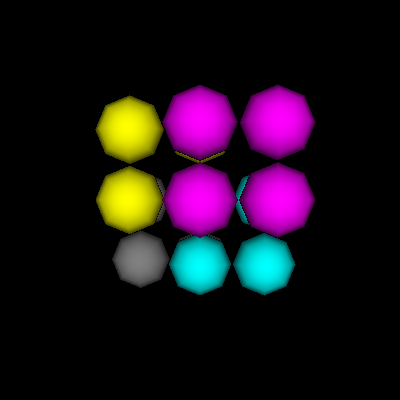

Recreate this plot in Python.
#!/usr/bin/env python

# Demonstrate vtkGlyph3DMapper block pickability with vtkCompositeDataDisplayAttributes.

import vtkmodules.vtkInteractionStyle  # noqa: F401
import vtkmodules.vtkRenderingFreeType  # noqa: F401
import vtkmodules.vtkRenderingOpenGL2  # noqa: F401

from vtkmodules.vtkCommonDataModel import vtkMultiBlockDataSet, vtkPolyData
from vtkmodules.vtkFiltersSources import vtkPlaneSource, vtkSphereSource
from vtkmodules.vtkRenderingCore import (
    vtkActor,
    vtkCompositeDataDisplayAttributes,
    vtkGlyph3DMapper,
    vtkRenderWindow,
    vtkRenderWindowInteractor,
    vtkRenderer,
)

# Build multi-block of 4 planes at different positions
multi_block = vtkMultiBlockDataSet()
multi_block.SetNumberOfBlocks(4)

plane = vtkPlaneSource()

plane.SetOrigin(-0.5, -0.5, 0)
plane.SetPoint1(0.5, -0.5, 0)
plane.SetPoint2(-0.5, 0.5, 0)
plane.Update()
blk_0 = vtkPolyData()
blk_0.DeepCopy(plane.GetOutputDataObject(0))
multi_block.SetBlock(0, blk_0)

plane.SetOrigin(0.5, -0.5, 1)
plane.SetPoint1(1.5, -0.5, 1)
plane.SetPoint2(0.5, 0.5, 1)
plane.Update()
blk_1 = vtkPolyData()
blk_1.DeepCopy(plane.GetOutputDataObject(0))
multi_block.SetBlock(1, blk_1)

plane.SetOrigin(-0.5, 0.5, 2)
plane.SetPoint1(0.5, 0.5, 2)
plane.SetPoint2(-0.5, 1.5, 2)
plane.Update()
blk_2 = vtkPolyData()
blk_2.DeepCopy(plane.GetOutputDataObject(0))
multi_block.SetBlock(2, blk_2)

plane.SetOrigin(0.5, 0.5, 3)
plane.SetPoint1(1.5, 0.5, 3)
plane.SetPoint2(0.5, 1.5, 3)
plane.Update()
blk_3 = vtkPolyData()
blk_3.DeepCopy(plane.GetOutputDataObject(0))
multi_block.SetBlock(3, blk_3)

sphere = vtkSphereSource()
cdda = vtkCompositeDataDisplayAttributes()

mapper = vtkGlyph3DMapper()
mapper.SetSourceConnection(sphere.GetOutputPort())
mapper.SetInputDataObject(0, multi_block)
mapper.SetBlockAttributes(cdda)

actor = vtkActor()
actor.SetMapper(mapper)

renderer = vtkRenderer()
renderer.AddActor(actor)
renderer.GetCullers().RemoveAllItems()

render_window = vtkRenderWindow()
render_window.SetSize(400, 400)
render_window.SetMultiSamples(0)
render_window.AddRenderer(renderer)
render_window.SetWindowName("glyph3d mapper pickability")

interactor = vtkRenderWindowInteractor()
interactor.SetRenderWindow(render_window)

# Color each block differently
cdda.SetBlockColor(blk_0, [0.5, 0.5, 0.5])
cdda.SetBlockColor(blk_1, [0.0, 1.0, 1.0])
cdda.SetBlockColor(blk_2, [1.0, 1.0, 0.0])
cdda.SetBlockColor(blk_3, [1.0, 0.0, 1.0])

# Set all visible and pickable
cdda.SetBlockVisibility(blk_0, True)
cdda.SetBlockPickability(blk_0, True)
cdda.SetBlockVisibility(blk_1, True)
cdda.SetBlockPickability(blk_1, True)
cdda.SetBlockVisibility(blk_2, True)
cdda.SetBlockPickability(blk_2, True)
cdda.SetBlockVisibility(blk_3, True)
cdda.SetBlockPickability(blk_3, True)

# Scene
renderer.ResetCamera()

interactor.Initialize()
interactor.Start()
